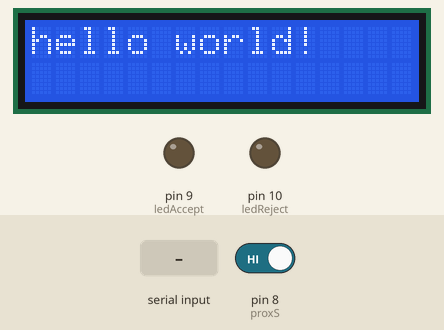
The sketch below on a simulated Arduino Uno, built with avr-gcc and run on an emulated ATmega328P. On the bench: 16×2 character LCD, output pins drawn as LEDs (lit = HIGH). The inputs (shaded band) are chosen by the test bench; at power-on: pin 8 (proxS) HIGH. What the sketch prints to the serial monitor is not drawn.

Above: at 2.2 s.
2.3 s: pin 8 (proxS) driven LOW
At 3.5 s:
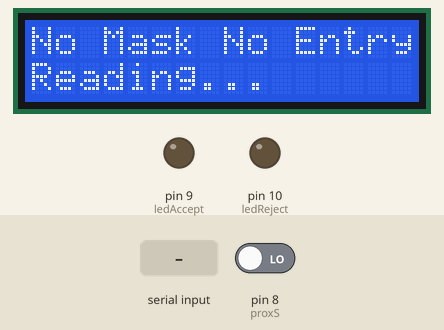
3.8 s: byte 30 received over Serial
At 4.7 s:
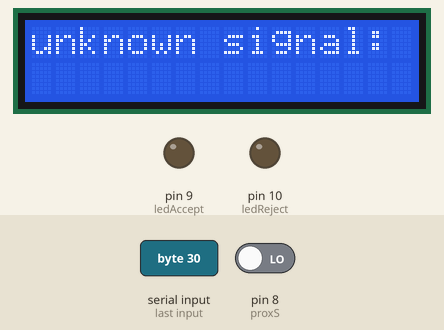
6.8 s: byte 90 received over Serial
At 8.2 s:
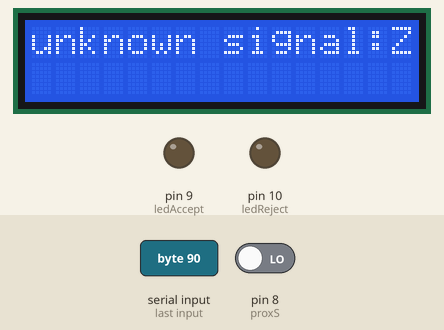
9.8 s: byte 120 received over Serial
At 10.5 s:
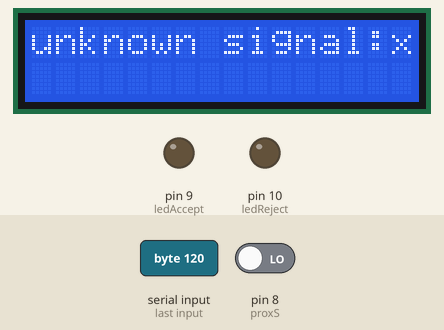
Timing chart, 0 to 12.8 s (numbered marks = the images above; inputs shaded):
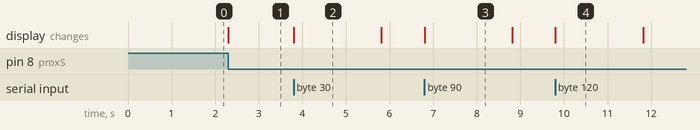

The sketch:

maskArd.ino
```cpp
#include <LiquidCrystal.h>

LiquidCrystal lcd(12, 11, 5, 4, 3, 2);
int const ledReject = 10;
int const ledAccept = 9;
int const proxS = 8;

char const TAKE_PIC = 84;	// 'T'
char const MASK_YES = 89;	// 'Y'
char const MASK_NO = 78; 	// 'N'
int  const DOOR_OPEN_TIME = 2000;	// Time door remains open
bool waitingForInference = false;
char recByte = NULL;


void setup() {
  pinMode( proxS, INPUT );
  pinMode( ledReject, OUTPUT );
  pinMode( ledAccept, OUTPUT );
  Serial.begin(9600);

  while (!Serial) {
    ; // wait for serial port to connect.
   }

  lcd.begin(16,2);
  lcd.setCursor(0,0);
  lcd.print("hello world!");
  delay(1000);

}

void loop() {
  if ( waitingForInference == true && Serial.available() ) {
    lcd.clear();

    recByte = Serial.read();

    if ( recByte == MASK_YES ) {	// mask detected
      digitalWrite( ledAccept, HIGH );

      lcd.setCursor(1,0); lcd.print( "Mask detected!" );
      lcd.setCursor(3,1); lcd.print( "Welcome :)" );

    } else if ( recByte == MASK_NO ) {
      digitalWrite( ledReject, HIGH );

      lcd.setCursor(0,0); lcd.print( "No Mask No Entry" );
      lcd.setCursor(0,1); lcd.print( "Take one ->" );

    } else {
      lcd.setCursor(0,0); lcd.print( "unknown signal:" ); lcd.print( recByte );
    }

    delay( DOOR_OPEN_TIME );	// allow person to enter / clear the doorway

    digitalWrite( ledAccept, LOW );
    digitalWrite( ledReject, LOW );
    waitingForInference = false;

    lcd.clear();
    lcd.setCursor(0,0); lcd.print( "Stand in front" );
    lcd.setCursor(0,1); lcd.print( "of Camera" );
  }

  if ( waitingForInference == false && digitalRead( proxS ) == LOW ) {
    Serial.write( TAKE_PIC );
    waitingForInference = true;

    lcd.setCursor(0,0); lcd.print( "No Mask No Entry" );
    lcd.setCursor(0,1); lcd.print( "Reading..." );
  }
}
```

Measured:
- after the input at 2.3 s, the display: changes at once (image 1)
- after the input at 3.8 s, the display: changes at once (image 2)
- after the input at 6.8 s, the display: changes at once (image 3)
- after the input at 9.8 s, the display: changes at once (image 4)
- what the display in image 2 shows lasts 2.0 s, from 3.8 s to 5.8 s
